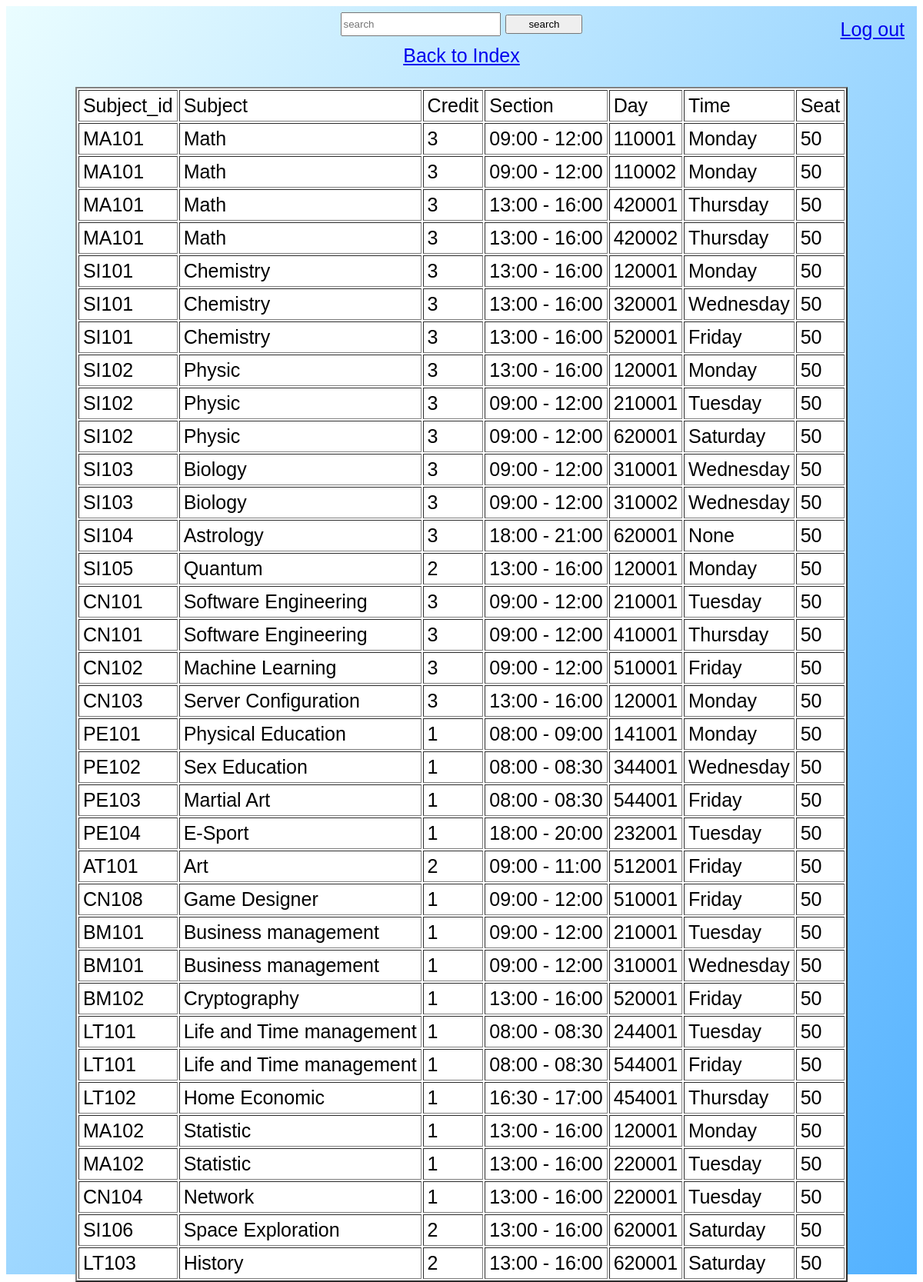
The app's page /users/register with its own data.
### Course_reg/models.py (models this page shows, shortened)
class Date(models.Model):
    subject_id = models.ForeignKey(Course, on_delete=models.CASCADE)
    section = models.CharField(max_length=50)
    start_time = models.CharField(max_length=50)
    end_time = models.CharField(max_length=50)
    day = models.CharField(max_length=50)
    room = models.CharField(max_length=50)

class Course(models.Model):
    subject = models.CharField(max_length=50)
    subject_id = models.CharField(max_length=50)
    credit = models.IntegerField()
    seat = models.IntegerField()
    users = models.ManyToManyField('auth.User', null=True, blank=True)

### users/views.py (the view)
# urls.py: path('register', views.register_view, name='register'),
def register_view(request):
    if request.method == "POST":
        searched = str(request.POST['searched']).upper()
        if searched == 'SM':
            date = Date.objects.filter(subject_id__subject_id__contains=searched).order_by('subject_id')
        else:
            date = Date.objects.filter(subject_id__subject_id__contains=searched).exclude(subject_id__subject_id__contains='SM').order_by('subject_id')
        return render(request, 'users/register.html',{
            'searched' : searched,
            'Dates' : date
        })
    else:
        date = Date.objects.exclude(subject_id__subject_id__contains='SM')
        return render(request, 'users/register.html', {
            'Dates' : date
        })

### users/templates/users/register.html (shortened to what this page needs)
{% extends 'users/layout.html' %}
{% block body %}
<div class = "body">
    <div class = "gillfont" style = "bottom : 5px ; position:relative;">
        <form action="{% url 'register' %}" method="post">
            <input type="text" name="searched" placeholder="search" style = "width : 200px ; height : 25px; top : 10px ; position:relative;">
            <input type="submit" value="search" style = "width : 100px ; height : 25px; top : 10px ; position:relative;">
        </form>
    </div>
    <p>
    <a href="{% url 'index' %}" class = "gillfont indexpos" >Back to Index</a>
</p>
    {% if Dates %}
    <div class = "gillfont" style = "position:relative; top : 10px">
            <table border = "2" cellpadding = "5" cellspacing = "2" style = "background-color : #FFFFFF">
                <td>Subject_id</td>
                <td>Subject</td>
                <td>Credit</td>
                <td>Section</td>
                <td>Day</td>
                <td>Time</td>
                <td>Seat</td>
                {% for Date in Dates %}
                <tr>
                    <td>{{ Date.subject_id.subject_id }}</td>
                    <td>{{ Date.subject_id.subject }}</td>
                    <td>{{ Date.subject_id.credit }}</td>
                    <td>{{ Date.start_time }} - {{ Date.end_time }}</td>
                    <td>{{ Date.section }}</td>
                    <td>{{ Date.day }}</td>
                    <td>{{ Date.subject_id.seat }}</td>
                </tr>
                {% endfor %}
            </table>
        {% else %}
            <h1>No Course<h1>
        {% endif %}
    </div>
    {% endblock %}

### users/templates/users/register.html (style rules this page uses)
.gillfont { font-size : 25px; font-family: 'Trebuchet MS', sans-serif; }
.body { background-size: cover; background-image: linear-gradient(to bottom right, #EAFDFF, #52B1FF); height : 105%; }
.indexpos { text-align:left; vertical-align:top; top: 0vh; left -5vh; width: 200px; }

### records on screen
Date: subject_id.subject_id "MA101", subject_id.subject "Math", subject_id.credit "3", start_time "09:00", end_time "12:00", section "110001", day "Monday", subject_id.seat "50"
Date: subject_id.subject_id "MA101", subject_id.subject "Math", subject_id.credit "3", start_time "09:00", end_time "12:00", section "110002", day "Monday", subject_id.seat "50"
Date: subject_id.subject_id "MA101", subject_id.subject "Math", subject_id.credit "3", start_time "13:00", end_time "16:00", section "420001", day "Thursday", subject_id.seat "50"
Date: subject_id.subject_id "MA101", subject_id.subject "Math", subject_id.credit "3", start_time "13:00", end_time "16:00", section "420002", day "Thursday", subject_id.seat "50"
Date: subject_id.subject_id "SI101", subject_id.subject "Chemistry", subject_id.credit "3", start_time "13:00", end_time "16:00", section "120001", day "Monday", subject_id.seat "50"
Date: subject_id.subject_id "SI101", subject_id.subject "Chemistry", subject_id.credit "3", start_time "13:00", end_time "16:00", section "320001", day "Wednesday", subject_id.seat "50"
Date: subject_id.subject_id "SI101", subject_id.subject "Chemistry", subject_id.credit "3", start_time "13:00", end_time "16:00", section "520001", day "Friday", subject_id.seat "50"
Date: subject_id.subject_id "SI102", subject_id.subject "Physic", subject_id.credit "3", start_time "13:00", end_time "16:00", section "120001", day "Monday", subject_id.seat "50"
Date: subject_id.subject_id "SI102", subject_id.subject "Physic", subject_id.credit "3", start_time "09:00", end_time "12:00", section "210001", day "Tuesday", subject_id.seat "50"
Date: subject_id.subject_id "SI102", subject_id.subject "Physic", subject_id.credit "3", start_time "09:00", end_time "12:00", section "620001", day "Saturday", subject_id.seat "50"
Date: subject_id.subject_id "SI103", subject_id.subject "Biology", subject_id.credit "3", start_time "09:00", end_time "12:00", section "310001", day "Wednesday", subject_id.seat "50"
Date: subject_id.subject_id "SI103", subject_id.subject "Biology", subject_id.credit "3", start_time "09:00", end_time "12:00", section "310002", day "Wednesday", subject_id.seat "50"
Date: subject_id.subject_id "SI104", subject_id.subject "Astrology", subject_id.credit "3", start_time "18:00", end_time "21:00", section "620001", day "None", subject_id.seat "50"
Date: subject_id.subject_id "SI105", subject_id.subject "Quantum", subject_id.credit "2", start_time "13:00", end_time "16:00", section "120001", day "Monday", subject_id.seat "50"
Date: subject_id.subject_id "CN101", subject_id.subject "Software Engineering", subject_id.credit "3", start_time "09:00", end_time "12:00", section "210001", day "Tuesday", subject_id.seat "50"
Date: subject_id.subject_id "CN101", subject_id.subject "Software Engineering", subject_id.credit "3", start_time "09:00", end_time "12:00", section "410001", day "Thursday", subject_id.seat "50"
Date: subject_id.subject_id "CN102", subject_id.subject "Machine Learning", subject_id.credit "3", start_time "09:00", end_time "12:00", section "510001", day "Friday", subject_id.seat "50"
Date: subject_id.subject_id "CN103", subject_id.subject "Server Configuration", subject_id.credit "3", start_time "13:00", end_time "16:00", section "120001", day "Monday", subject_id.seat "50"
Date: subject_id.subject_id "PE101", subject_id.subject "Physical Education", subject_id.credit "1", start_time "08:00", end_time "09:00", section "141001", day "Monday", subject_id.seat "50"
Date: subject_id.subject_id "PE102", subject_id.subject "Sex Education", subject_id.credit "1", start_time "08:00", end_time "08:30", section "344001", day "Wednesday", subject_id.seat "50"
Date: subject_id.subject_id "PE103", subject_id.subject "Martial Art", subject_id.credit "1", start_time "08:00", end_time "08:30", section "544001", day "Friday", subject_id.seat "50"
Date: subject_id.subject_id "PE104", subject_id.subject "E-Sport", subject_id.credit "1", start_time "18:00", end_time "20:00", section "232001", day "Tuesday", subject_id.seat "50"
Date: subject_id.subject_id "AT101", subject_id.subject "Art", subject_id.credit "2", start_time "09:00", end_time "11:00", section "512001", day "Friday", subject_id.seat "50"
Date: subject_id.subject_id "CN108", subject_id.subject "Game Designer", subject_id.credit "1", start_time "09:00", end_time "12:00", section "510001", day "Friday", subject_id.seat "50"
Date: subject_id.subject_id "BM101", subject_id.subject "Business management", subject_id.credit "1", start_time "09:00", end_time "12:00", section "210001", day "Tuesday", subject_id.seat "50"
Date: subject_id.subject_id "BM101", subject_id.subject "Business management", subject_id.credit "1", start_time "09:00", end_time "12:00", section "310001", day "Wednesday", subject_id.seat "50"
Date: subject_id.subject_id "BM102", subject_id.subject "Cryptography", subject_id.credit "1", start_time "13:00", end_time "16:00", section "520001", day "Friday", subject_id.seat "50"
Date: subject_id.subject_id "LT101", subject_id.subject "Life and Time management", subject_id.credit "1", start_time "08:00", end_time "08:30", section "244001", day "Tuesday", subject_id.seat "50"
Date: subject_id.subject_id "LT101", subject_id.subject "Life and Time management", subject_id.credit "1", start_time "08:00", end_time "08:30", section "544001", day "Friday", subject_id.seat "50"
Date: subject_id.subject_id "LT102", subject_id.subject "Home Economic", subject_id.credit "1", start_time "16:30", end_time "17:00", section "454001", day "Thursday", subject_id.seat "50"
Date: subject_id.subject_id "MA102", subject_id.subject "Statistic", subject_id.credit "1", start_time "13:00", end_time "16:00", section "120001", day "Monday", subject_id.seat "50"
Date: subject_id.subject_id "MA102", subject_id.subject "Statistic", subject_id.credit "1", start_time "13:00", end_time "16:00", section "220001", day "Tuesday", subject_id.seat "50"
Date: subject_id.subject_id "CN104", subject_id.subject "Network", subject_id.credit "1", start_time "13:00", end_time "16:00", section "220001", day "Tuesday", subject_id.seat "50"
Date: subject_id.subject_id "SI106", subject_id.subject "Space Exploration", subject_id.credit "2", start_time "13:00", end_time "16:00", section "620001", day "Saturday", subject_id.seat "50"
Date: subject_id.subject_id "LT103", subject_id.subject "History", subject_id.credit "2", start_time "13:00", end_time "16:00", section "620001", day "Saturday", subject_id.seat "50"
